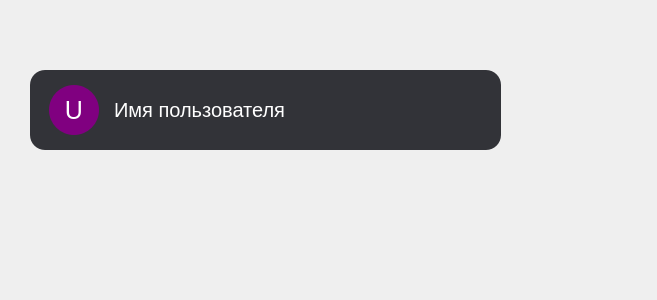
<?xml version="1.0" encoding="UTF-8"?>
<ui version="4.0">
 <class>Form</class>
 <widget class="QWidget" name="Form">
  <property name="geometry">
   <rect>
    <x>0</x>
    <y>0</y>
    <width>657</width>
    <height>300</height>
   </rect>
  </property>
  <property name="windowTitle">
   <string>Form</string>
  </property>
  <widget class="QFrame" name="Friend_wrapper">
   <property name="geometry">
    <rect>
     <x>30</x>
     <y>70</y>
     <width>471</width>
     <height>80</height>
    </rect>
   </property>
   <property name="minimumSize">
    <size>
     <width>0</width>
     <height>80</height>
    </size>
   </property>
   <property name="maximumSize">
    <size>
     <width>1000</width>
     <height>80</height>
    </size>
   </property>
   <property name="styleSheet">
    <string notr="true">QFrame, QPushButton {
background-color:#323338;
border-radius:15%;
}

QLabel {
	font-size:20px;
	color:white;
}</string>
   </property>
   <layout class="QHBoxLayout" name="horizontalLayout" stretch="3,0">
    <property name="rightMargin">
     <number>40</number>
    </property>
    <item>
     <widget class="QFrame" name="FriendIcoNick">
      <layout class="QHBoxLayout" name="horizontalLayout_2">
       <property name="spacing">
        <number>15</number>
       </property>
       <property name="leftMargin">
        <number>10</number>
       </property>
       <property name="topMargin">
        <number>0</number>
       </property>
       <property name="bottomMargin">
        <number>0</number>
       </property>
       <item>
        <widget class="QPushButton" name="UserIcon">
         <property name="sizePolicy">
          <sizepolicy hsizetype="Fixed" vsizetype="Fixed">
           <horstretch>0</horstretch>
           <verstretch>0</verstretch>
          </sizepolicy>
         </property>
         <property name="cursor">
          <cursorShape>PointingHandCursor</cursorShape>
         </property>
         <property name="styleSheet">
          <string notr="true">background-color:purple;
width:50px;
height:50px;
border-radius:25px;
color:White;
font-size:25px;
text-align:center;
</string>
         </property>
         <property name="text">
          <string>U</string>
         </property>
        </widget>
       </item>
       <item>
        <widget class="QLabel" name="UserNick">
         <property name="styleSheet">
          <string notr="true">font-size:20px;
color:white;</string>
         </property>
         <property name="text">
          <string>Имя пользователя</string>
         </property>
        </widget>
       </item>
      </layout>
     </widget>
    </item>
    <item>
     <widget class="QPushButton" name="recall_request">
      <property name="sizePolicy">
       <sizepolicy hsizetype="Fixed" vsizetype="Fixed">
        <horstretch>0</horstretch>
        <verstretch>0</verstretch>
       </sizepolicy>
      </property>
      <property name="minimumSize">
       <size>
        <width>50</width>
        <height>50</height>
       </size>
      </property>
      <property name="cursor">
       <cursorShape>PointingHandCursor</cursorShape>
      </property>
      <property name="styleSheet">
       <string notr="true">border:none;</string>
      </property>
      <property name="text">
       <string/>
      </property>
      <property name="icon">
       <iconset resource="../res-rec.qrc">
        <normaloff>:/icons/icon/person_cancel_46dp_8B1A10_FILL0_wght400_GRAD0_opsz48.svg</normaloff>:/icons/icon/person_cancel_46dp_8B1A10_FILL0_wght400_GRAD0_opsz48.svg</iconset>
      </property>
      <property name="iconSize">
       <size>
        <width>40</width>
        <height>40</height>
       </size>
      </property>
     </widget>
    </item>
   </layout>
  </widget>
 </widget>
 <resources>
  <include location="../res-rec.qrc"/>
 </resources>
 <connections/>
</ui>
